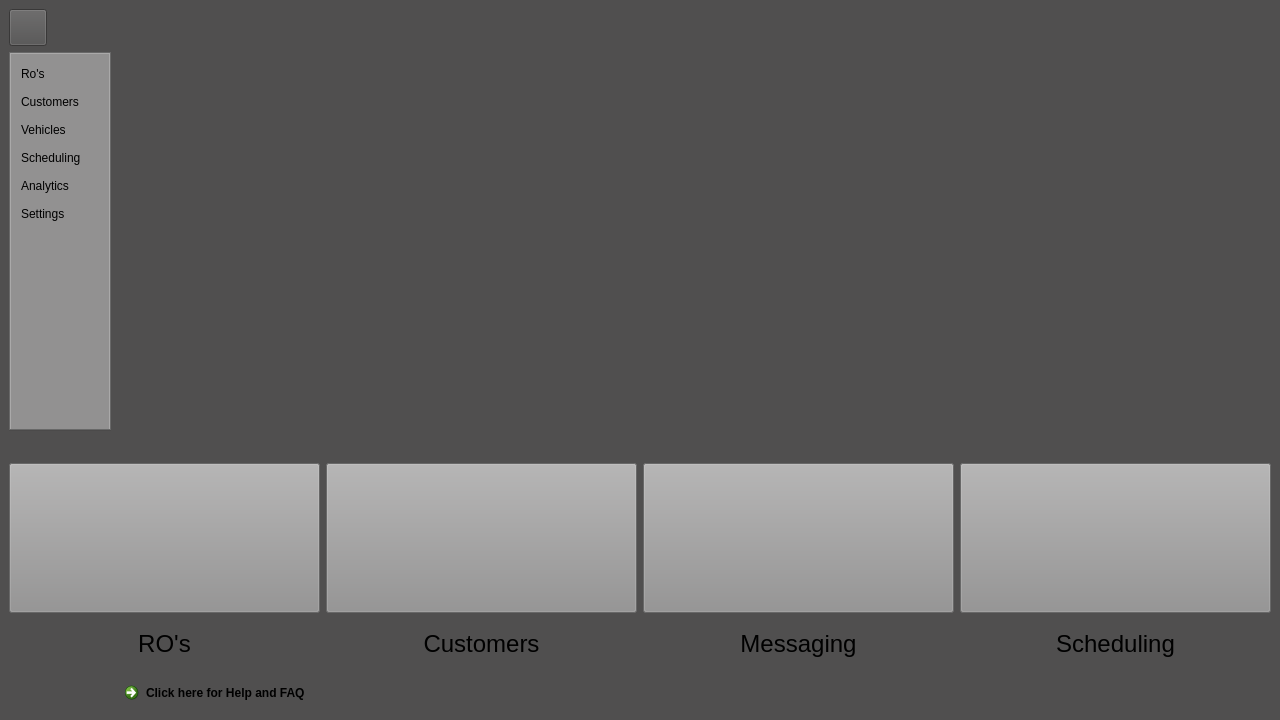
<?xml version="1.0" encoding="UTF-8"?>
<ui version="4.0">
 <class>MainWindow</class>
 <widget class="QMainWindow" name="MainWindow">
  <property name="geometry">
   <rect>
    <x>0</x>
    <y>0</y>
    <width>1280</width>
    <height>720</height>
   </rect>
  </property>
  <property name="windowTitle">
   <string>MainWindow</string>
  </property>
  <property name="styleSheet">
   <string notr="true">background-color: #504F4F;


</string>
  </property>
  <widget class="QWidget" name="centralwidget">
   <layout class="QFormLayout" name="formLayout_2">
    <item row="1" column="0">
     <widget class="QTabWidget" name="sidebar_menu">
      <property name="minimumSize">
       <size>
        <width>0</width>
        <height>0</height>
       </size>
      </property>
      <property name="font">
       <font>
        <pointsize>14</pointsize>
        <bold>true</bold>
       </font>
      </property>
      <property name="focusPolicy">
       <enum>Qt::TabFocus</enum>
      </property>
      <property name="styleSheet">
       <string notr="true">background-color: #929191;</string>
      </property>
      <property name="tabShape">
       <enum>QTabWidget::Rounded</enum>
      </property>
      <property name="currentIndex">
       <number>0</number>
      </property>
      <property name="iconSize">
       <size>
        <width>30</width>
        <height>30</height>
       </size>
      </property>
      <property name="elideMode">
       <enum>Qt::ElideLeft</enum>
      </property>
      <property name="tabsClosable">
       <bool>false</bool>
      </property>
      <property name="movable">
       <bool>false</bool>
      </property>
      <property name="tabBarAutoHide">
       <bool>true</bool>
      </property>
      <widget class="QWidget" name="Menu">
       <attribute name="title">
        <string>Menu</string>
       </attribute>
       <layout class="QFormLayout" name="formLayout">
        <item row="0" column="0">
         <widget class="QPushButton" name="ro_button">
          <property name="styleSheet">
           <string notr="true">text-align: left;
;</string>
          </property>
          <property name="text">
           <string>Ro's</string>
          </property>
          <property name="icon">
           <iconset>
            <normaloff>Images/Icons/list-check.png</normaloff>Images/Icons/list-check.png</iconset>
          </property>
          <property name="iconSize">
           <size>
            <width>30</width>
            <height>30</height>
           </size>
          </property>
          <property name="flat">
           <bool>true</bool>
          </property>
         </widget>
        </item>
        <item row="1" column="0">
         <widget class="QPushButton" name="customers_button">
          <property name="styleSheet">
           <string notr="true">text-align: left;</string>
          </property>
          <property name="text">
           <string>Customers</string>
          </property>
          <property name="icon">
           <iconset>
            <normaloff>Images/Icons/user.png</normaloff>Images/Icons/user.png</iconset>
          </property>
          <property name="iconSize">
           <size>
            <width>30</width>
            <height>30</height>
           </size>
          </property>
          <property name="flat">
           <bool>true</bool>
          </property>
         </widget>
        </item>
        <item row="2" column="0">
         <widget class="QPushButton" name="vehicles_button">
          <property name="styleSheet">
           <string notr="true">text-align: left;</string>
          </property>
          <property name="text">
           <string>Vehicles</string>
          </property>
          <property name="icon">
           <iconset>
            <normaloff>Images/Icons/car.png</normaloff>Images/Icons/car.png</iconset>
          </property>
          <property name="iconSize">
           <size>
            <width>30</width>
            <height>30</height>
           </size>
          </property>
          <property name="flat">
           <bool>true</bool>
          </property>
         </widget>
        </item>
        <item row="3" column="0">
         <widget class="QPushButton" name="scheduling_button">
          <property name="styleSheet">
           <string notr="true">text-align: left;</string>
          </property>
          <property name="text">
           <string>Scheduling</string>
          </property>
          <property name="icon">
           <iconset>
            <normaloff>Images/Icons/calendar.png</normaloff>Images/Icons/calendar.png</iconset>
          </property>
          <property name="iconSize">
           <size>
            <width>30</width>
            <height>30</height>
           </size>
          </property>
          <property name="flat">
           <bool>true</bool>
          </property>
         </widget>
        </item>
        <item row="4" column="0">
         <widget class="QPushButton" name="analytics_button">
          <property name="styleSheet">
           <string notr="true">text-align: left;</string>
          </property>
          <property name="text">
           <string>Analytics</string>
          </property>
          <property name="icon">
           <iconset>
            <normaloff>Images/Icons/chart-histogram.png</normaloff>Images/Icons/chart-histogram.png</iconset>
          </property>
          <property name="iconSize">
           <size>
            <width>30</width>
            <height>30</height>
           </size>
          </property>
          <property name="flat">
           <bool>true</bool>
          </property>
         </widget>
        </item>
        <item row="5" column="0">
         <widget class="QPushButton" name="settings_button">
          <property name="styleSheet">
           <string notr="true">text-align: left;</string>
          </property>
          <property name="text">
           <string>Settings</string>
          </property>
          <property name="icon">
           <iconset>
            <normaloff>Images/Icons/settings.png</normaloff>Images/Icons/settings.png</iconset>
          </property>
          <property name="iconSize">
           <size>
            <width>30</width>
            <height>30</height>
           </size>
          </property>
          <property name="flat">
           <bool>true</bool>
          </property>
         </widget>
        </item>
       </layout>
      </widget>
     </widget>
    </item>
    <item row="3" column="0" colspan="2">
     <layout class="QGridLayout" name="gridLayout">
      <item row="0" column="0">
       <layout class="QVBoxLayout" name="verticalLayout">
        <item>
         <widget class="QPushButton" name="ro_main_button">
          <property name="minimumSize">
           <size>
            <width>150</width>
            <height>150</height>
           </size>
          </property>
          <property name="styleSheet">
           <string notr="true">background-color: #929191;</string>
          </property>
          <property name="text">
           <string/>
          </property>
          <property name="icon">
           <iconset>
            <normaloff>Images/Icons/list-check.png</normaloff>Images/Icons/list-check.png</iconset>
          </property>
          <property name="iconSize">
           <size>
            <width>100</width>
            <height>100</height>
           </size>
          </property>
         </widget>
        </item>
        <item>
         <widget class="QLabel" name="ro_main_label">
          <property name="minimumSize">
           <size>
            <width>0</width>
            <height>50</height>
           </size>
          </property>
          <property name="font">
           <font>
            <pointsize>18</pointsize>
           </font>
          </property>
          <property name="text">
           <string>RO's</string>
          </property>
          <property name="alignment">
           <set>Qt::AlignCenter</set>
          </property>
         </widget>
        </item>
       </layout>
      </item>
      <item row="0" column="1">
       <layout class="QVBoxLayout" name="verticalLayout_2">
        <item>
         <widget class="QPushButton" name="customer_main_button">
          <property name="minimumSize">
           <size>
            <width>150</width>
            <height>150</height>
           </size>
          </property>
          <property name="styleSheet">
           <string notr="true">background-color: #929191;</string>
          </property>
          <property name="text">
           <string/>
          </property>
          <property name="icon">
           <iconset>
            <normaloff>Images/Icons/user.png</normaloff>Images/Icons/user.png</iconset>
          </property>
          <property name="iconSize">
           <size>
            <width>100</width>
            <height>100</height>
           </size>
          </property>
          <property name="flat">
           <bool>false</bool>
          </property>
         </widget>
        </item>
        <item>
         <widget class="QLabel" name="customer_main_label">
          <property name="minimumSize">
           <size>
            <width>0</width>
            <height>50</height>
           </size>
          </property>
          <property name="font">
           <font>
            <pointsize>18</pointsize>
           </font>
          </property>
          <property name="text">
           <string>Customers</string>
          </property>
          <property name="alignment">
           <set>Qt::AlignCenter</set>
          </property>
         </widget>
        </item>
       </layout>
      </item>
      <item row="0" column="2">
       <layout class="QVBoxLayout" name="verticalLayout_3">
        <item>
         <widget class="QPushButton" name="messaging_main_button">
          <property name="minimumSize">
           <size>
            <width>150</width>
            <height>150</height>
           </size>
          </property>
          <property name="styleSheet">
           <string notr="true">background-color: #929191;</string>
          </property>
          <property name="text">
           <string/>
          </property>
          <property name="icon">
           <iconset>
            <normaloff>Images/Icons/comment-alt.png</normaloff>Images/Icons/comment-alt.png</iconset>
          </property>
          <property name="iconSize">
           <size>
            <width>100</width>
            <height>100</height>
           </size>
          </property>
         </widget>
        </item>
        <item>
         <widget class="QLabel" name="messaging_main_label">
          <property name="minimumSize">
           <size>
            <width>0</width>
            <height>50</height>
           </size>
          </property>
          <property name="font">
           <font>
            <pointsize>18</pointsize>
           </font>
          </property>
          <property name="text">
           <string>Messaging</string>
          </property>
          <property name="alignment">
           <set>Qt::AlignCenter</set>
          </property>
         </widget>
        </item>
       </layout>
      </item>
      <item row="0" column="3">
       <layout class="QVBoxLayout" name="verticalLayout_4">
        <item>
         <widget class="QPushButton" name="scheduling_main_button">
          <property name="minimumSize">
           <size>
            <width>150</width>
            <height>150</height>
           </size>
          </property>
          <property name="styleSheet">
           <string notr="true">background-color: #929191;</string>
          </property>
          <property name="text">
           <string/>
          </property>
          <property name="icon">
           <iconset>
            <normaloff>Images/Icons/calendar (1).png</normaloff>Images/Icons/calendar (1).png</iconset>
          </property>
          <property name="iconSize">
           <size>
            <width>100</width>
            <height>100</height>
           </size>
          </property>
         </widget>
        </item>
        <item>
         <widget class="QLabel" name="scheculing_main_button">
          <property name="minimumSize">
           <size>
            <width>0</width>
            <height>50</height>
           </size>
          </property>
          <property name="font">
           <font>
            <pointsize>18</pointsize>
           </font>
          </property>
          <property name="text">
           <string>Scheduling</string>
          </property>
          <property name="alignment">
           <set>Qt::AlignCenter</set>
          </property>
         </widget>
        </item>
       </layout>
      </item>
     </layout>
    </item>
    <item row="1" column="1">
     <widget class="QLabel" name="label_5">
      <property name="text">
       <string/>
      </property>
     </widget>
    </item>
    <item row="4" column="0">
     <spacer name="horizontalSpacer_2">
      <property name="orientation">
       <enum>Qt::Horizontal</enum>
      </property>
      <property name="sizeHint" stdset="0">
       <size>
        <width>40</width>
        <height>20</height>
       </size>
      </property>
     </spacer>
    </item>
    <item row="4" column="1">
     <widget class="QCommandLinkButton" name="command_help_button">
      <property name="text">
       <string>Click here for Help and FAQ</string>
      </property>
     </widget>
    </item>
    <item row="0" column="0">
     <widget class="QToolButton" name="toolButton">
      <property name="styleSheet">
       <string notr="true">background-color: #504F4F;</string>
      </property>
      <property name="text">
       <string/>
      </property>
      <property name="icon">
       <iconset>
        <normaloff>Images/Icons/menu-burger.png</normaloff>Images/Icons/menu-burger.png</iconset>
      </property>
      <property name="iconSize">
       <size>
        <width>30</width>
        <height>30</height>
       </size>
      </property>
     </widget>
    </item>
    <item row="2" column="0">
     <spacer name="horizontalSpacer">
      <property name="orientation">
       <enum>Qt::Horizontal</enum>
      </property>
      <property name="sizeHint" stdset="0">
       <size>
        <width>40</width>
        <height>20</height>
       </size>
      </property>
     </spacer>
    </item>
   </layout>
  </widget>
 </widget>
 <resources>
  <include location="Images/open_auto_image_recources.qrc"/>
 </resources>
 <connections/>
</ui>
